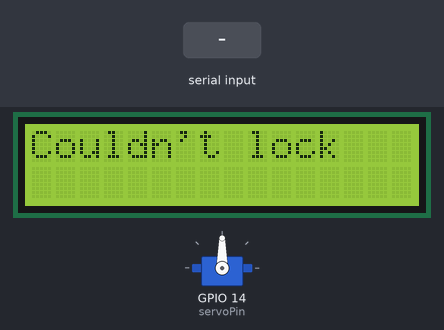
This program was run on a simulated ESP32. Parts: servo, 16×2 character LCD. The test bench sets the inputs (shaded band). WiFi joins after 1.5 s; servers stay silent unless stated; uploads are accepted with an empty reply; what the program prints to the serial monitor is not drawn.

Above: at 5.0 s.
5.1 s: "UNLOCK\n" received over Serial
At 6.2 s:
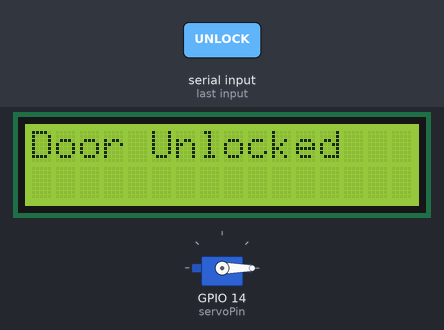
7.0 s: "LOCK\n" received over Serial
At 8.4 s:
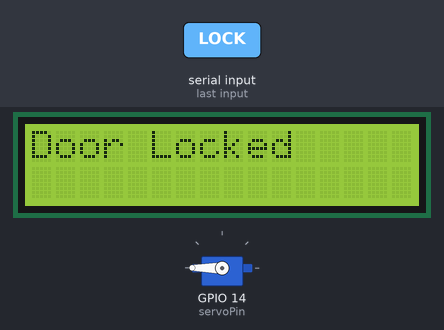
8.7 s: "1\n" received over Serial
At 9.6 s:
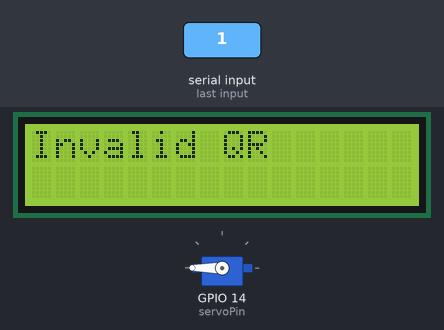
11.7 s: "LOCK\n" received over Serial
At 12.9 s:
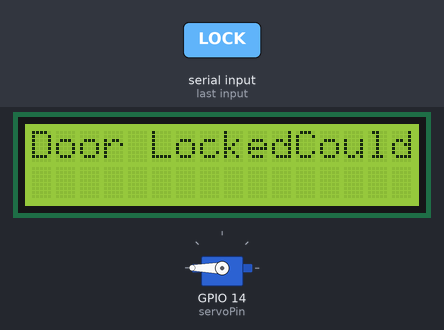
13.2 s: "0\n" received over Serial
At 14.2 s:
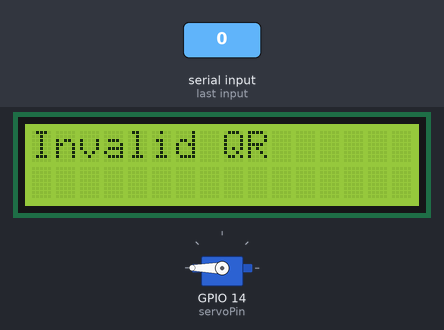
16.2 s: "2\n" received over Serial
Timing chart, 0 to 19.2 s (numbered marks = the images above; inputs shaded):
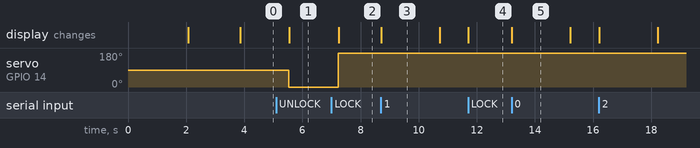

Measured:
- after the input at 5.1 s, servo on GPIO 14 (servoPin): 90° → 0° after 0.44 s; the display: changes after 0.45 s (image 1)
- after the input at 7.0 s, servo on GPIO 14 (servoPin): 0° → 180° after 0.24 s; the display: changes after 0.25 s (image 2)
- after the input at 8.7 s, the display: changes at once (image 3)
- after the input at 11.7 s, the display: changes at once (image 4)
- after the input at 13.2 s, the display: changes at once (image 5)
- what the display in image 3 shows lasts 2.0 s, from 8.7 s to 10.7 s

The program:

main.cpp
```cpp
#include <Arduino.h>
#include <WiFi.h>
#include <Wire.h>
#include <LiquidCrystal_I2C.h>
#include <ESP32Servo.h>
#include <device.h>
#include <HTTPClient.h>
#include <WiFiClientSecure.h>

const std::string host = "https://irrigative-bessie-evidentially.ngrok-free.dev/api";

const int id = 1;
const int default_user_id = 101;
const int default_booking_id = 2001;
const int register_on_start = true;

const std::string initial_state = "locked";
const int relock_delay_ms = 2000;

const int servoPin = 14;
const int unlockPosition = 0;
const int lockPosition = 180;

Servo lockServo;
LiquidCrystal_I2C lcd(0x27, 16, 2);

bool locked = true;

Device *device;

void updateLockStatus() {
  lcd.clear();
  lcd.print(locked ? "Door Locked" : "Door Unlocked");
}

void unlockDoor(const std::string& qrData, int user_id = default_user_id, bool isOwnerOverride = false) {
  bool res = device->unlock(user_id, qrData, isOwnerOverride);
  if (res) {
    locked = false;
    lockServo.write(unlockPosition);
    updateLockStatus();
  }
  else {
    lcd.print("Couldn't unlock");
  }
}

void lockDoor(const std::string& qrData, int user_id = default_user_id, bool isOwnerOverride = false) {
  bool res = device->lock(user_id, qrData, isOwnerOverride);
  if (res) {
    locked = true;
    lockServo.write(lockPosition);
    updateLockStatus();
  }
  else {
    lcd.print("Couldn't lock");
  }
}

void handleQRCode(String qrData) {
  qrData.trim();
  std::string qrStd = qrData.c_str();

  if (qrData == "LOCK") {
    lockDoor(qrStd);
  } else if (qrData == "UNLOCK") {
    unlockDoor(qrStd);
  } else {
    lcd.clear();
    lcd.print("Invalid QR");
    delay(2000);
    updateLockStatus();
  }
}

void setup() {
  delay(2000);
  Serial.begin(9600);

  lockServo.attach(servoPin);

  lcd.init();
  lcd.backlight();

  device = new Device();
  if (device == nullptr) {
    return;
  }

  const char* ssid = "Wokwi-GUEST";
  const char* password = "";

  WiFi.begin(ssid, password);
  while (WiFi.status() != WL_CONNECTED) {
      delay(500);
      Serial.println("Connecting to WiFi...");
  }

  device->addSmartLock();

  bool res = device->registerDevice();
  if (res == false) {
    return;
  }

  lockDoor("LOCK");

  Serial.println("READY");
}

void loop() {
  if (Serial.available()) {
    String qrData = Serial.readStringUntil('\n');
    handleQRCode(qrData);
  }
}
```
